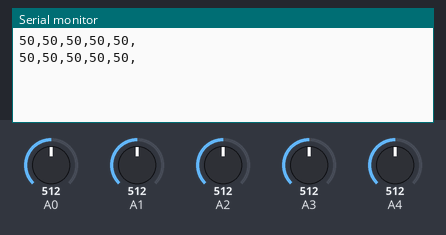
Simulated run of this sketch. Board: Arduino Uno, built with avr-gcc and run on an emulated ATmega328P. On the bench: the last lines printed to the serial monitor. The test bench sets the inputs (shaded band); at power-on: A0 = 512, A1 = 512, A2 = 512, A3 = 512, A4 = 512.

Above: at 1.8 s.
1.9 s: A0 set to 716
At 2.8 s:
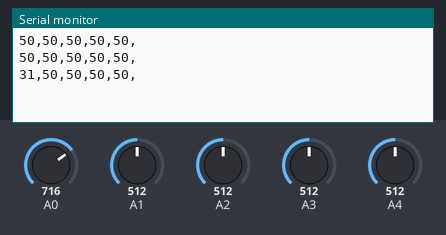
3.4 s: A1 set to 716
At 4.7 s:
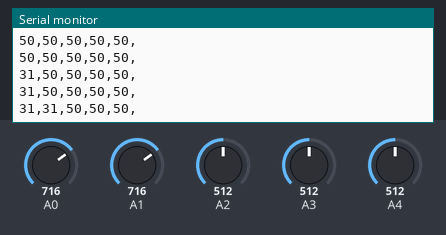
4.9 s: A2 set to 716
At 5.8 s:
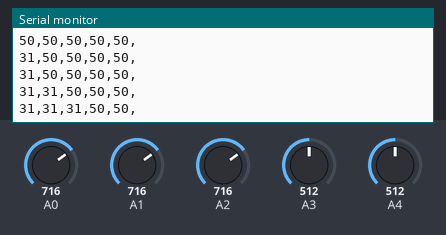
6.4 s: A3 set to 716
At 7.5 s:
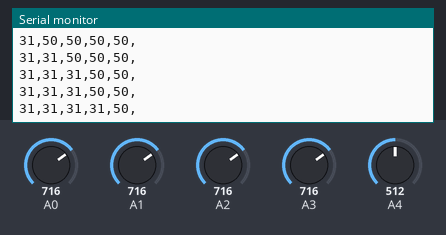
7.9 s: A4 set to 716
At 8.3 s:
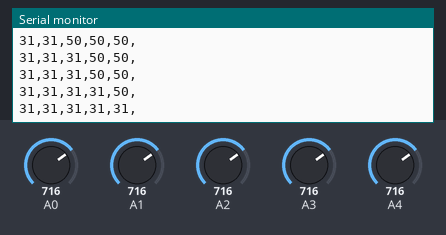
9.4 s: A0 set to 992
At 10.8 s:
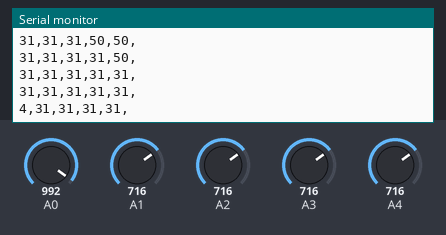
Timing chart, 0 to 11.9 s (numbered marks = the images above; inputs shaded):
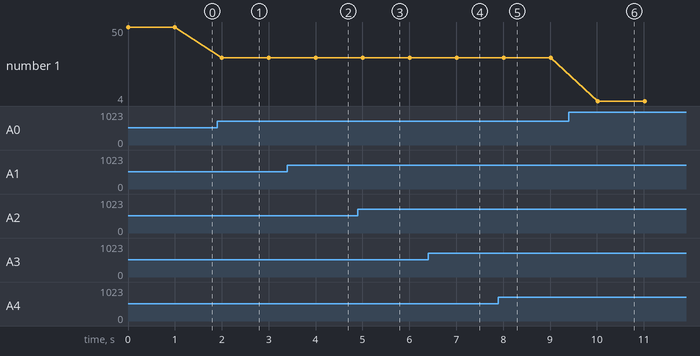

The sketch:

sketch_jun08b.ino
```cpp
void setup() {
 Serial.begin(38400);
}
void loop() {
int val=analogRead(A0);
val=map(val,0,1023,100,0);
Serial.print(val);
Serial.print(",");


int v1=analogRead(A1);
v1=map(v1,0,1023,100,0);
Serial.print(v1);
Serial.print(",");


int v2=analogRead(A2);
v2=map(v2,0,1023,100,0);
Serial.print(v2);
Serial.print(",");


int v3=analogRead(A3);
v3=map(v3,0,1023,100,0);
Serial.print(v3);
Serial.print(",");


int v4=analogRead(A4);

v4=map(v4,0,1023,100,0);
Serial.print(v4);
Serial.print(",");


Serial.println();
delay(1000);
}
```

Measured:
- after the input at 1.9 s, the serial monitor: prints a new line after 0.10 s (image 1)
- after the input at 3.4 s, the serial monitor: prints a new line after 0.61 s (image 2)
- after the input at 4.9 s, the serial monitor: prints a new line after 0.11 s (image 3)
- after the input at 6.4 s, the serial monitor: prints a new line after 0.61 s (image 4)
- after the input at 7.9 s, the serial monitor: prints a new line after 0.11 s (image 5)
- after the input at 9.4 s, the serial monitor: prints a new line after 0.61 s (image 6)
- plotted number 1: 50 → 31 after the input at 1.9 s, 31 → 4 after the input at 9.4 s
